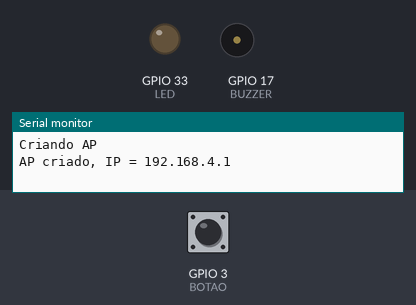
Simulated run of this sketch. Board: ESP32. Parts: output pins drawn as LEDs (lit = HIGH), buzzer (waves = sounding, pin HIGH), the last lines printed to the serial monitor. The test bench sets the inputs (shaded band); at power-on: GPIO 3 (BOTAO) HIGH.

Above: at 4.2 s.
4.3 s: GPIO 3 (BOTAO) pulled LOW for 0.15 s
At 4.6 s:
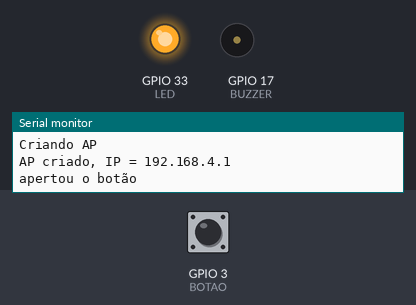
5.9 s: GPIO 3 (BOTAO) pulled LOW for 1 s
At 7.0 s:
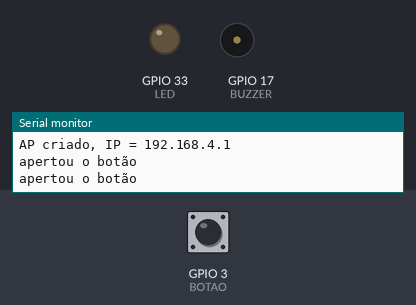
8.4 s: GPIO 3 (BOTAO) pulled LOW for 3.2 s
At 9.0 s:
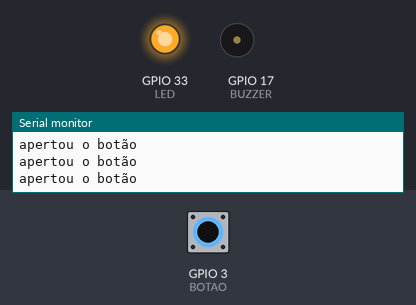
Timing chart, 0 to 11.4 s (numbered marks = the images above; inputs shaded):
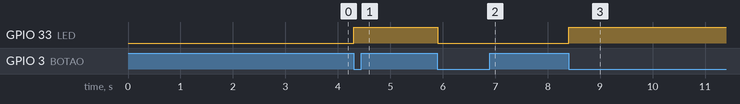

The sketch:

AP.ino
```cpp
// Demonstração das placas Mini ESP32
// Módulo AP - Cria uma rede WiFi e controla o estado do LED das placas conectadas
//
// Daniel Quadros - set/24

#include <WiFi.h>
#include <WiFiUdp.h>

//Franzininho WiFi LAB01
#define LED    33
#define BUZZER 17
#define BOTAO  3

// Estado do botão
int botao = HIGH;

// Estado do LED
bool led = false;

// Para a comunicação com as demais placas
WiFiUDP udp;
const int udpPort = 2222;

int ncli = 0;
IPAddress clientes[4];


// Iniciação - Cria o ponto de acesso
void setup() {
    pinMode(BUZZER, OUTPUT);
    digitalWrite(BUZZER, LOW);
    pinMode(BOTAO, INPUT_PULLUP);
    pinMode(LED, OUTPUT);
    digitalWrite(LED_BUILTIN, LOW);

    Serial.begin(115200);
    delay(3000);
    Serial.println("\nCriando AP");
    WiFi.mode(WIFI_AP);
    WiFi.softAP("DQSoft", "segredo123");
    Serial.print("AP criado, IP = ");
    Serial.println(WiFi.softAPIP());
    udp.begin(udpPort);
}

// Laço principal - verifica apertos do botão e informa às placas conectadas
void loop() {
  // Testa se recebeu contato de alguma placa
  if (udp.parsePacket()) {
    IPAddress ip = udp.remoteIP();
    if (ncli < 4) {
      clientes[ncli++] = ip;
      Serial.print(ip.toString());
      Serial.println(" conectou.");
      avisa();  // para acertar o LED da nova placa
    }
    do {
      // ignora os dados
    } while (udp.read() == -1);
  }

  // Testa se apertou ou soltou o botão
  if (digitalRead(BOTAO) != botao) {
    botao = digitalRead(BOTAO);
    if (botao == LOW) {
      Serial.println("apertou o botão");
      led = ! led;
      digitalWrite(LED, led? HIGH : LOW);
      avisa();
    }
    delay(100); // "debounce"
  }
  delay(100);
}

// Avisa aos dispositivos conectados o novo estado do LED
void avisa() {
  for (int i = 0; i < ncli; i++) {
    if (udp.beginPacket(clientes[i], udpPort) &&
        udp.write(led? 0x30 : 0x31) &&
        udp.endPacket()) {
      Serial.print("Avisado IP ");
      Serial.println(clientes[i].toString());
    }
  }
}
```

Measured:
- after the input at 4.3 s, GPIO 33 (LED): LOW → HIGH at once
- after the input at 5.9 s, GPIO 33 (LED): HIGH → LOW at once
- after the input at 8.4 s, GPIO 33 (LED): LOW → HIGH at once
